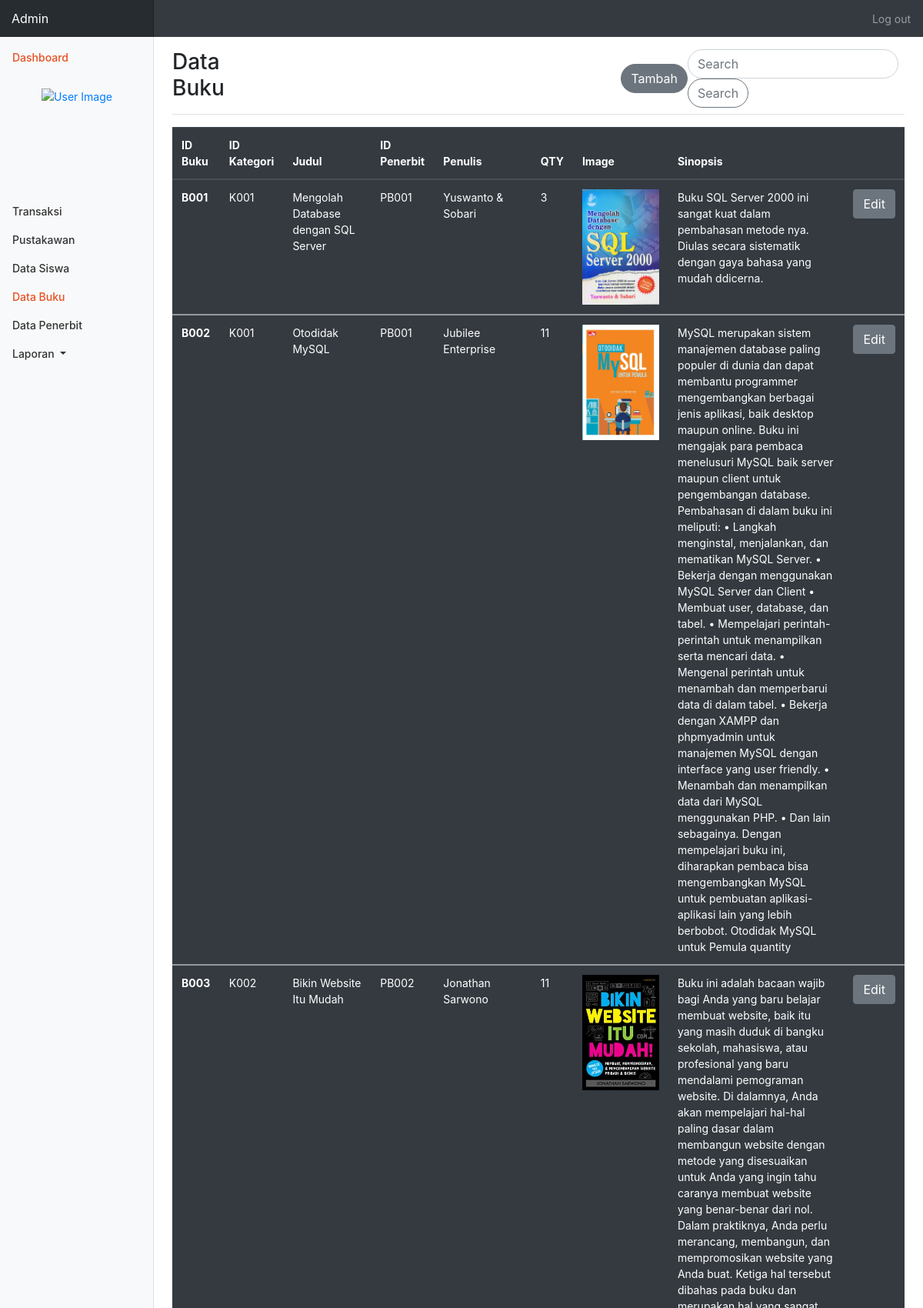
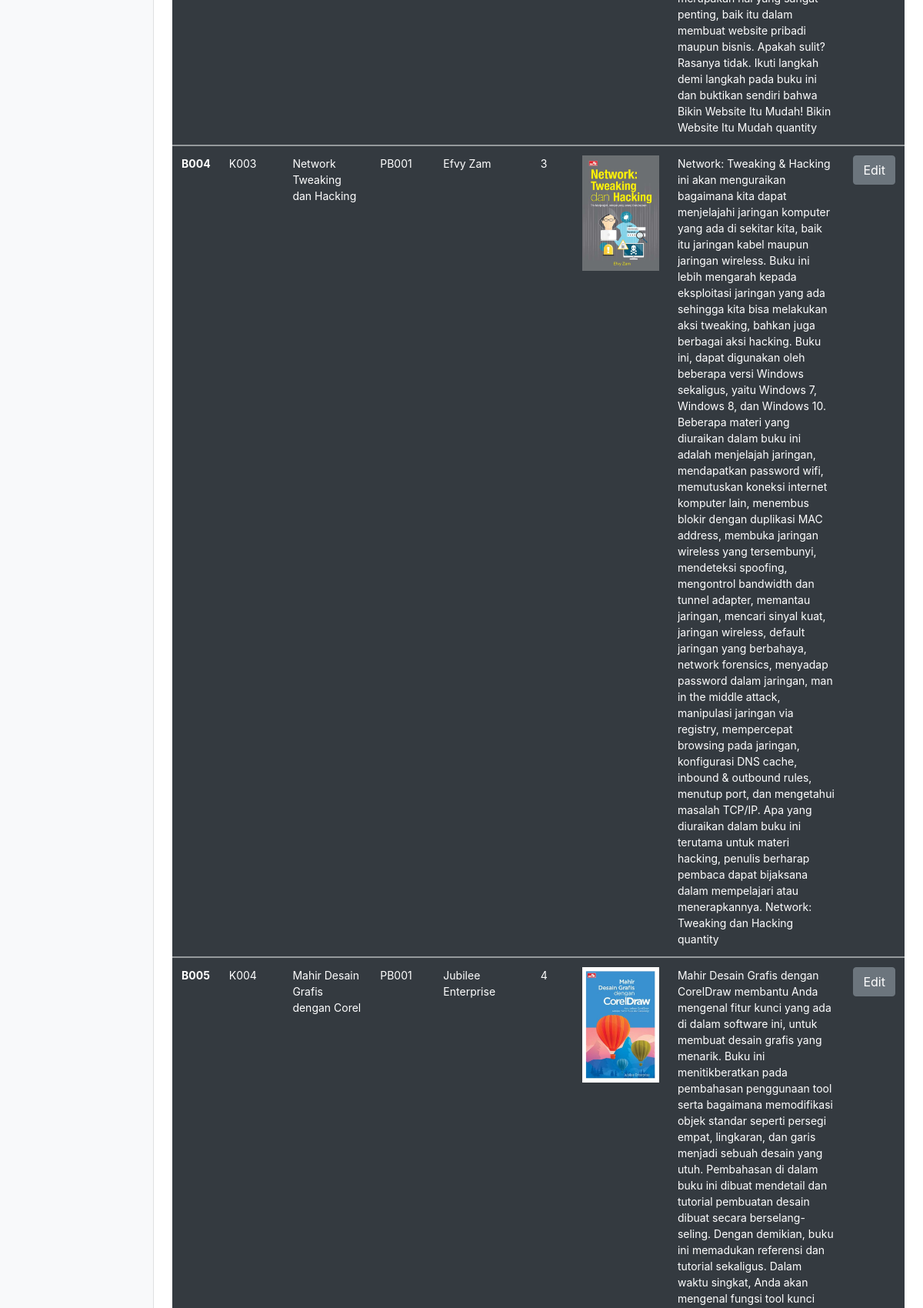
The app's page /data_buku_admin.php (upper part) with its own data (2 pictures, top to bottom).
### tables this page shows
CREATE TABLE `buku` (
  `idBuku` varchar(6) NOT NULL,
  `idKategori` varchar(5) NOT NULL,
  `judul` varchar(150) NOT NULL,
  `idPenerbit` varchar(5) NOT NULL,
  `penulis` varchar(50) NOT NULL,
  `qty` int(11) NOT NULL,
  `image` varchar(50) NOT NULL,
  `sinopsis` text NOT NULL
);

### data_buku_admin.php (the view, shortened to what this page needs)
<!DOCTYPE html>
<html lang="en">
<head>
    <link rel="stylesheet" href="assets/css/bootstrap.css">
    <link rel="stylesheet" href="css/stylelaporan.css">
    <link rel="stylesheet" type="text/css" href="fonts/montserrat/stylesheet.css">
</head>
<body>
<?php
    require_once("koneksi.php");
    $id=$_SESSION['idPustakawan']."<br>";
    $nama =$_SESSION['username']."<br>";
    $akses = $_SESSION['hakUser']."<br>";
?>
    <nav class="navbar navbar-dark sticky-top bg-dark flex-md-nowrap p-0">
      <a class="navbar-brand col-sm-3 col-md-2 mr-0" href="#">Admin</a>
      <ul class="navbar-nav px-3">
        <li class="nav-item text-nowrap">
          <a class="nav-link" href="logout.php">Log out</a>
        </li>
      </ul>
    </nav>
    <div class="container-fluid">
        <div class="row">
            <nav class="col-md-2 d-none d-md-block bg-light sidebar">
            <div class="sidebar-sticky">
                <ul class="nav flex-column">
                <li class="nav-item">
                <a class="nav-link active" href="#">
                    Dashboard <span class="sr-only">(current)</span>
                    </a>
                </li>
                <li class="nav-item">
                    <div class="user-panel">
                    <?php
                    echo "<div class='photo_profil d-flex justify-content-center'>
                        <a href='edit_pustakawan_admin.php'><img src='img_upload/".$_SESSION['image']."'class='img-circle' alt='User Image' style='width:100px; height:100px;'></a>
                        </div>
                        <div class='d-flex justify-content-center info'>
                        <p class='text-center'>".$nama."<br>
                        ".$id."
                        ".$akses."</p>
                        </div>"
                    ?>
                    </div>
                </li>
                <li class="nav-item">
                    <a class="nav-link" href="pustakawan_admin.php">
                        Transaksi
                    </a>
                </li>
                <li class="nav-item">
                    <a class="nav-link" href="data_pustakawan_admin.php">
                        Pustakawan
                    </a>
                </li>
                <li class="nav-item">
                    <a class="nav-link" href="data_siswa_admin.php">
                        Data Siswa
                    </a>
                </li>
                <li class="nav-item">
                    <a class="nav-link active" href="data_buku_admin.php">
                        Data Buku<span class="sr-only">(current)</span>
                    </a>
                </li>
                <li class="nav-item">
                    <a class="nav-link" href="data_penerbit_admin.php">
                        Data Penerbit
                    </a>
                </li>
                <li class="nav-item dropdown">
                    <a class="nav-link dropdown-toggle" href="#" id="navbarDropdown" role="button" data-toggle="dropdown" aria-haspopup="true" aria-expanded="false">
                    Laporan
                    </a>
                </li>
                </ul>
            </div>
            </nav>
            <main role="main" class="col-md-9 ml-sm-auto col-lg-10 pt-3 px-4">
                <div class="d-flex justify-content-between flex-wrap flex-md-nowrap align-items-center pb-2 mb-3 border-bottom">
                    <h1 class="h3">Data Buku</h1>
                        <button type="button" class="btn btn-secondary" data-toggle="modal" data-target="#tambah_siswa" style="margin-left:500px; border-radius:50px;">
                            Tambah
                        </button>
                    <form class="form-inline my-2 my-lg-0" method="GET" action="">
                        <input class="form-control mr-sm-2" type="search" name="cari" placeholder="Search" aria-label="Search" style="border-radius:50px;">
                        <button class="btn btn-outline-secondary my-2 my-sm-0" type="submit" style="border-radius:50px;" name="btn_cari">Search</button>
                    </form>
                </div>
                    <table class="table table-hover table-dark">
                <thead>
                    <tr>
                    <th scope="col">ID Buku</th>
                    <th scope="col">ID Kategori</th>
                    <th scope="col">Judul</th>
                    <th scope="col">ID Penerbit</th>
                    <th scope="col">Penulis</th>
                    <th scope="col">QTY</th>
                    <th scope="col">Image</th>
                    <th scope="col">Sinopsis</th>
                    <th scope="col">  </th>
                    </tr>
                </thead>
                <?php
                    if(isset($_GET['cari'])){
                        $cari="%".$_GET['cari']."%";
                        $sql = "SELECT * FROM buku WHERE idBuku LIKE :pencarian OR idKategori LIKE :pencarian OR judul LIKE :pencarian OR idPenerbit LIKE :pencarian OR penulis LIKE :pencarian OR qty LIKE :pencarian OR image LIKE :pencarian OR sinopsis LIKE :pencarian";
                        $result=$db->prepare($sql);
                        $result->bindparam(':pencarian',$cari);
                        $result->execute();
                    }else{
                        $sql ="SELECT * FROM buku";
                        $result=$db->prepare($sql);
                        $result->execute();
                    }
                    while($row = $result->fetch(PDO::FETCH_ASSOC)){
                ?>
                <tbody>
                    <tr>
                    <th scope="row"><?php echo $row['idBuku']; ?></th>
                    <td><?php echo $row['idKategori']; ?></td>
                    <td><?php echo $row['judul']; ?></td>
                    <td><?php echo $row['idPenerbit']; ?></td>
                    <td><?php echo $row['penulis']; ?></td>
                    <td><?php echo $row['qty']; ?></td>
                    <td><?php echo "<img src='img_upload/".$row['image']."' style='width:100px; height:150px;'>" ?></td>
                    <td><?php echo $row['sinopsis']; ?></td>
                    <td>
                       <button type="button" class="btn btn-secondary" data-toggle="modal" data-target="#<?php echo $row['idBuku'];?>">
                            Edit
                        </button>
                    </td>
                    </tr>
                </tbody>
                <?php
                    }
                ?>
                </table>
            </main>
        </div>
    </div>
</body>
</html>

### css/stylelaporan.css (style rules this page uses)
body { font-size: .875rem; }
.sidebar { position: fixed; top: 0; bottom: 0; left: 0; z-index: 100; padding: 0; box-shadow: inset -1px 0 0 rgba(0, 0, 0, .1); }
.sidebar-sticky { position: -webkit-sticky; position: sticky; top: 48px; height: calc(100vh - 48px); padding-top: .5rem; overflow-x: hidden; overflow-y: auto; }
.sidebar .nav-link { font-weight: 500; color: #333; }
.sidebar .nav-link.active { color: #007bff; }
.navbar-brand { padding-top: .75rem; padding-bottom: .75rem; font-size: 1rem; background-color: rgba(0, 0, 0, .25); box-shadow: inset -1px 0 0 rgba(0, 0, 0, .25); }
.border-bottom { border-bottom: 1px solid #e5e5e5; }
.photo_profil { margin: 20px; }
.sidebar .nav-link.active { color: #e85022; }

### records on screen
buku: idBuku "B001", idKategori "K001", judul "Mengolah Database dengan SQL Server", idPenerbit "PB001", penulis "Yuswanto & Sobari", qty "3", image (picture), sinopsis "Buku SQL Server 2000 ini sangat kuat dalam pembahasan metode nya. Diulas secara sistematik dengan gaya bahasa yang mudah ddicerna."
buku: idBuku "B002", idKategori "K001", judul "Otodidak MySQL", idPenerbit "PB001", penulis "Jubilee Enterprise", qty "11", image (picture), sinopsis "MySQL merupakan sistem manajemen database paling populer di dunia dan dapat membantu programmer mengembangkan berbagai jenis aplikasi, baik desktop maupun online. Buku ini mengajak para pembaca menelusuri MySQL baik server maupun client untuk pengembangan database. Pembahasan di dalam buku ini meliputi: • Langkah menginstal, menjalankan, dan mematikan MySQL Server. • Bekerja dengan menggunakan MySQL Server dan Client • Membuat user, database, dan tabel. • Mempelajari perintah-perintah untuk menampilkan serta mencari data. • Mengenal perintah untuk menambah dan memperbarui data di dalam tabel. • Bekerja dengan XAMPP dan phpmyadmin untuk manajemen MySQL dengan interface yang user friendly. •…"
buku: idBuku "B003", idKategori "K002", judul "Bikin Website Itu Mudah", idPenerbit "PB002", penulis "Jonathan Sarwono", qty "11", image (picture), sinopsis "Buku ini adalah bacaan wajib bagi Anda yang baru belajar membuat website, baik itu yang masih duduk di bangku sekolah, mahasiswa, atau profesional yang baru mendalami pemograman website. Di dalamnya, Anda akan mempelajari hal-hal paling dasar dalam membangun website dengan metode yang disesuaikan untuk Anda yang ingin tahu caranya membuat website yang benar-benar dari nol. Dalam praktiknya, Anda perlu merancang, membangun, dan mempromosikan website yang Anda buat. Ketiga hal tersebut dibahas pada buku dan merupakan hal yang sangat penting, baik itu dalam membuat website pribadi maupun bisnis. Apakah sulit? Rasanya tidak. Ikuti langkah demi langkah pada buku ini dan buktikan sendiri bahwa…"
buku: idBuku "B004", idKategori "K003", judul "Network Tweaking dan Hacking", idPenerbit "PB001", penulis "Efvy Zam", qty "3", image (picture), sinopsis "Network: Tweaking & Hacking ini akan menguraikan bagaimana kita dapat menjelajahi jaringan komputer yang ada di sekitar kita, baik itu jaringan kabel maupun jaringan wireless. Buku ini lebih mengarah kepada eksploitasi jaringan yang ada sehingga kita bisa melakukan aksi tweaking, bahkan juga berbagai aksi hacking. Buku ini, dapat digunakan oleh beberapa versi Windows sekaligus, yaitu Windows 7, Windows 8, dan Windows 10. Beberapa materi yang diuraikan dalam buku ini adalah menjelajah jaringan, mendapatkan password wifi, memutuskan koneksi internet komputer lain, menembus blokir dengan duplikasi MAC address, membuka jaringan wireless yang tersembunyi, mendeteksi spoofing, mengontrol…"
buku: idBuku "B005", idKategori "K004", judul "Mahir Desain Grafis dengan Corel", idPenerbit "PB001", penulis "Jubilee Enterprise", qty "4", image (picture)
